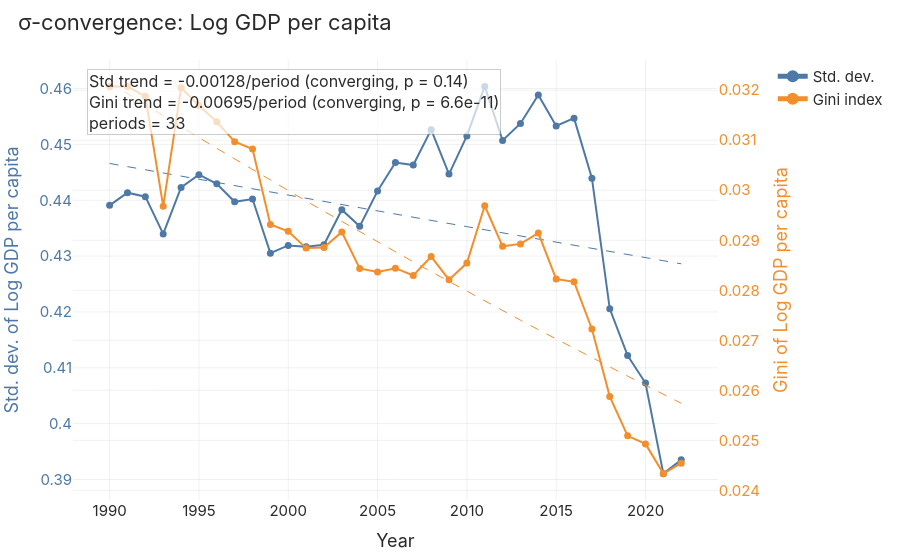

This figure's notebook cell:
### Code cell
sigma = ex.analyze_sigma_convergence(dist, "ln_y")
print(sigma.interpret())
sigma.fig
